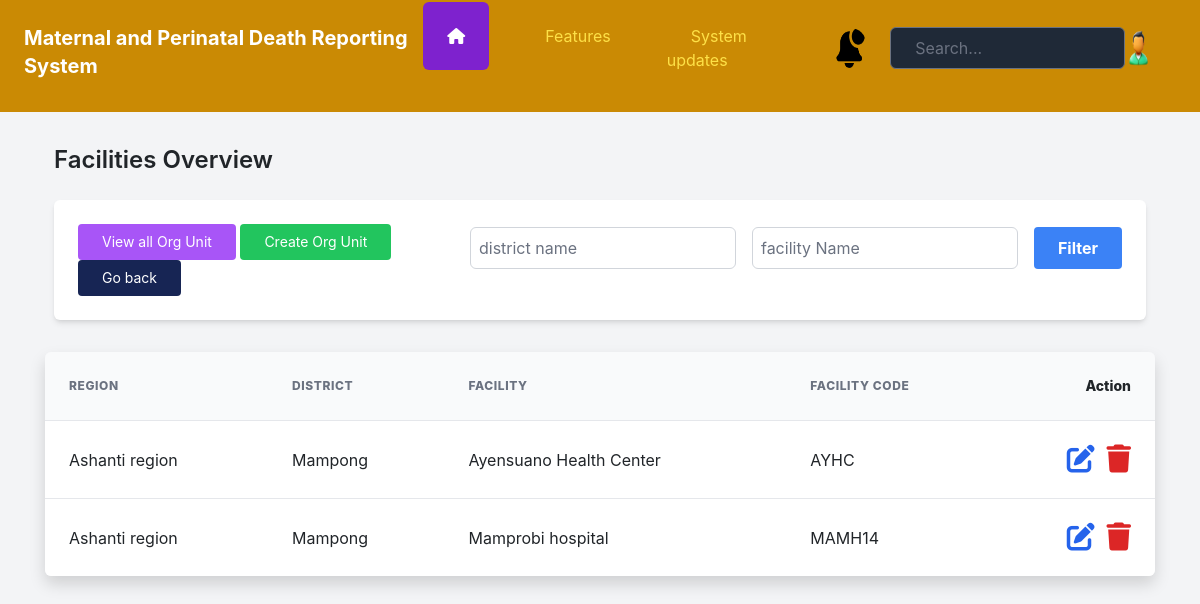
The app's page /view-all-facilities/ (signed in), older data.
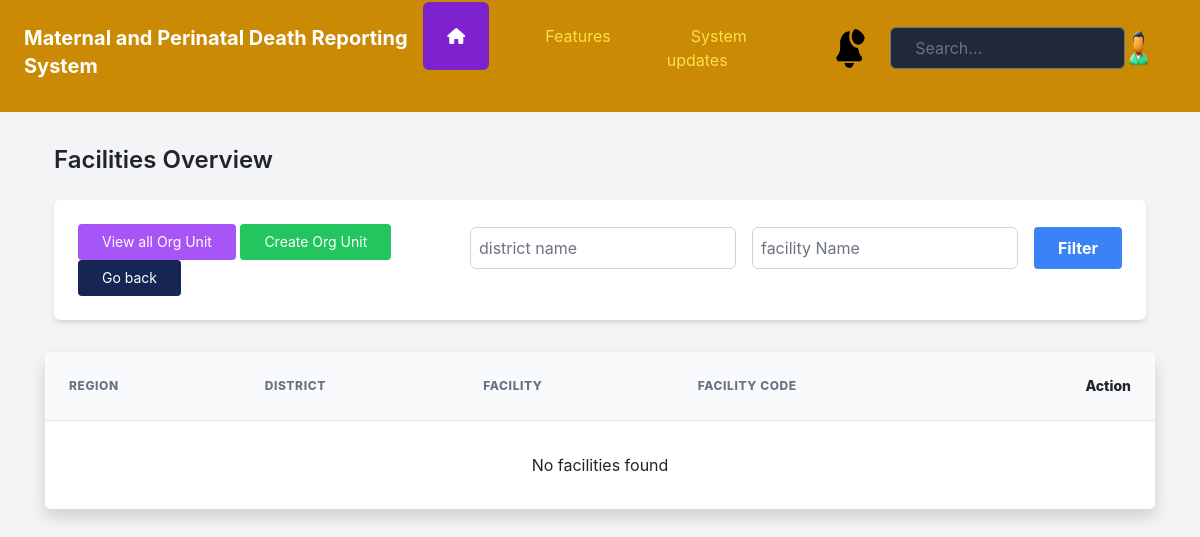
The same page, newer data.
### facility_creation/models.py (models this page shows, shortened)
class Facility(models.Model):
    facility_region = models.ForeignKey(Region, on_delete=models.PROTECT)
    facility_district = models.ForeignKey(District, on_delete=models.PROTECT)
    facility_name = models.CharField(max_length=100)
    facility_code = models.CharField(max_length=100)
    created_by = models.CharField(max_length=100, null=True)
    date_created = models.DateTimeField(default=timezone.now)

class Region(models.Model):
    region_name = models.CharField(max_length=100)
    region_code = models.CharField(max_length=100)
    date_created = models.DateTimeField(default=timezone.now)
    created_by = models.CharField(max_length=100, null=True)
    def __str__(self):
        return f"{self.region_name} region"

class District(models.Model):
    district_region = models.ForeignKey(Region, on_delete=models.PROTECT)
    district_name = models.CharField(max_length=100)
    district_code = models.CharField(max_length=100)
    created_by = models.CharField(max_length=100, null=True)
    date_created = models.DateTimeField(default=timezone.now)
    def __str__(self):
        return f"{self.district_name}"

### facility_creation/views.py (the view)
# urls.py: path('view-all-facilities/', views.view_all_facility, name='view-all-facilities'),
@login_required(login_url="authentication:my-login")
def view_all_facility(request):
    facilities = Facility.objects.order_by('-facility_region').all()
    return render(request, 'facility_creation/view_facilities.html', {'facilities': facilities})

### templates/facility_creation/view_facilities.html (shortened to what the changed rows need)
{% extends 'authentication/dashboard_base.html' %} {% block body %}
<div class="container mx-auto mt-8 px-4">
  <h2 class="text-2xl font-semibold mb-4">Facilities Overview</h2>
</div>
{% if messages %}
<div class="alert alert-success" role="alert">
  {% for message in messages %}
  <script src="https://cdn.jsdelivr.net/npm/sweetalert2@11"></script>
  <script>
    document.addEventListener('DOMContentLoaded', function () {
        Swal.fire({
            icon: 'success',
            title: 'Success!',
            text: '{{ message }}',
            confirmButtonText: 'OK'
        }).then(function () {
            window.location.href = '{% url 'view-all-facilities' %}';
        });
    });
  </script>
  {% endfor %}
</div>
{% else %}
<div class="container mx-auto mt-8">
  <table
    class="min-w-full divide-y divide-gray-200 rounded-md shadow overflow-hidden w-full"
  >
    <thead>
      <tr>
        <th
          class="px-6 py-3 bg-gray-50 text-left text-xs leading-4 font-extrabold text-gray-500 uppercase tracking-wider"
        >
          Region
        </th>
        <th
          class="px-6 py-3 bg-gray-50 text-left text-xs leading-4 font-extrabold text-gray-500 uppercase tracking-wider"
        >
          District
        </th>
        <th
          class="px-6 py-3 bg-gray-50 text-left text-xs leading-4 font-extrabold text-gray-500 uppercase tracking-wider"
        >
          Facility
        </th>
        <th
          class="px-6 py-3 bg-gray-50 text-left text-xs leading-4 font-extrabold text-gray-500 uppercase tracking-wider"
        >
          Facility Code
        </th>
        <th
          class="px-6 py-4 whitespace-no-wrap text-right text-sm leading-5 font-extrabold bg-gray-50"
        >
          Action
        </th>
      </tr>
    </thead>
    <tbody id="tableBody" class="bg-white divide-y divide-gray-200">
      {% if facilities %} {% for facility in facilities %}
      <tr>
        <td class="px-6 py-4 whitespace-no-wrap">
          {{ facility.facility_region }}
        </td>
        <td class="px-6 py-4 whitespace-no-wrap">
          {{ facility.facility_district }}
        </td>
        <td class="px-6 py-4 whitespace-no-wrap">
          {{ facility.facility_name }}
        </td>
        <td class="px-6 py-4 whitespace-no-wrap">
          {{ facility.facility_code }}
        </td>
        <td
          class="px-6 py-4 whitespace-no-wrap text-right text-sm leading-5 font-medium"
        >
          <a
            href="{% url 'edit-facility' facility.id %}"
            class="text-blue-600 hover:text-blue-900 mr-2"
          >
            <i class="fa-solid fa-pen-to-square fa-2x"></i>
          </a>
          <form
            action="{% url 'facilities/delete' facility.id %}"
            method="post"
            class="inline"
          >
            <button
              type="submit"
              class="text-red-600 hover:text-red-900"
              onclick="return confirm('Are you sure you want to delete this service?')"
            >
              <i class="fa-solid fa-trash fa-2x"></i>
            </button>
          </form>
        </td>
      </tr>
      {% endfor %} {% else %}
      <tr>
        <td colspan="5" class="py-8 px-2 text-center">No facilities found</td>
      </tr>
      {% endif %}
    </tbody>
  </table>
</div>
{% endif %} {% endblock %}

Row changes from the older to the newer data that the page shows:
removed Facility: facility_region "Ashanti region", facility_district "Mampong", facility_name "Ayensuano Health Center", facility_code "AYHC"
removed Facility: facility_region "Ashanti region", facility_district "Mampong", facility_name "Mamprobi hospital", facility_code "MAMH14"
Text that changed along with them:
text now shown: "No facilities found"
